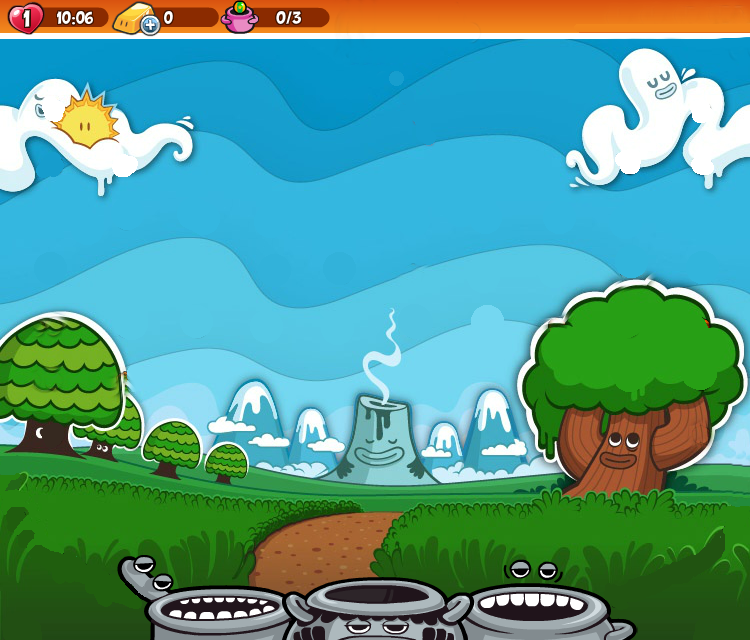

Tiled map render using the project's own tile images. Description and the map definition, with tile-layer contents summarised, below:
An orthogonal 75x64 tile map with 10x10 px tiles, 1 tile layer (Capa de Patrones 1), 1 hidden layer not drawn, 2 tilesets and 113 objects (46x PN, 34x CBC, 18x CF, 6x CBR, 4x CH, ...).

<map version="1.0" orientation="orthogonal" width="75" height="64" tilewidth="10" tileheight="10">
 <tileset firstgid="1" name="map" tilewidth="10" tileheight="10">
  <image source="map.png" trans="ff00ff" width="755" height="645" />
 </tileset>
 <tileset firstgid="4801" name="spritesheet" tilewidth="10" tileheight="10">
  <image source="spritesheet.png" trans="ff00ff" width="500" height="500" />
 </tileset>
 <layer name="Capa de Patrones 1" width="75" height="64">
  <data>[4800 cells, 4800 non-empty, 4800 distinct tile ids]</data>
 </layer>
 <layer name="Items" width="75" height="64" visible="0">
  <data>[4800 cells, 161 non-empty, 141 distinct tile ids]</data>
 </layer>
 <objectgroup name="Objects" width="75" height="64">
  <object type="CBC" x="371" y="120" rotation="0.736156">
   <polyline points="0,1 1,15 17,16 32,21 39,9 20,2 0,1" />
  </object>
  <object type="CBC" x="408" y="127" rotation="19.5346">
   <polyline points="0,1 1,15 17,16 32,21 39,9 20,2 0,1" />
  </object>
  <object type="CBC" x="441" y="147" rotation="41.027">
   <polyline points="0,1 1,15 17,16 32,21 39,9 20,2 0,1" />
  </object>
  <object type="CBC" x="465" y="178" rotation="68.1828">
   <polyline points="0,1 1,15 17,16 32,21 39,9 20,2 0,1" />
  </object>
  <object type="CBC" x="335" y="126" rotation="340.416">
   <polyline points="0,1 1,15 17,16 32,21 39,9 20,2 0,1" />
  </object>
  <object type="CBC" x="273" y="218" rotation="272.97">
   <polyline points="0,1 1,15 17,16 32,21 39,9 20,2 0,1" />
  </object>
  <object type="CBC" x="282" y="181" rotation="291.768">
   <polyline points="0,1 1,15 17,16 32,21 39,9 20,2 0,1" />
  </object>
  <object type="CBC" x="303" y="149" rotation="313.261">
   <polyline points="0,1 1,15 17,16 32,21 39,9 20,2 0,1" />
  </object>
  <object type="CF" x="289" y="216" rotation="89.9983">
   <polyline points="0,0 0,14 14,14 27,9 15,0 0,0" />
  </object>
  <object type="CF" x="472" y="216" rotation="89.9983">
   <polyline points="0,0 0,14 14,14 27,9 15,0 0,0" />
  </object>
  <object type="CBC" x="173" y="169" rotation="246.594">
   <polyline points="0,1 1,15 17,16 32,21 39,9 20,2 0,1" />
  </object>
  <object type="CBC" x="195" y="199" rotation="223.88">
   <polyline points="0,1 1,15 17,16 32,21 39,9 20,2 0,1" />
  </object>
  <object type="CBC" x="227" y="219" rotation="202.307">
   <polyline points="0,1 1,15 17,16 32,21 39,9 20,2 0,1" />
  </object>
  <object type="CF" x="229" y="202" rotation="-338.553">
   <polyline points="0,0 0,14 14,14 27,9 15,0 0,0" />
  </object>
  <object type="CF" x="188" y="321" rotation="-360.853">
   <polyline points="0,0 0,14 14,14 27,9 15,0 0,0" />
  </object>
  <object type="CBC" x="121" y="312" rotation="224.294">
   <polyline points="0,1 1,15 17,16 32,21 39,9 20,2 0,1" />
  </object>
  <object type="CBC" x="152" y="331" rotation="201.58">
   <polyline points="0,1 1,15 17,16 32,21 39,9 20,2 0,1" />
  </object>
  <object type="CBC" x="189" y="337" rotation="180.007">
   <polyline points="0,1 1,15 17,16 32,21 39,9 20,2 0,1" />
  </object>
  <object type="CF" x="98" y="279" rotation="-113.214">
   <polyline points="0,0 0,14 14,14 27,9 15,0 0,0" />
  </object>
  <object type="HN" x="374" y="244">
   <polyline points="0,0 43,1 134,6 130,14 25,20 0,21 0,1" />
  </object>
  <object type="CBR" x="251" y="305" rotation="90.1878">
   <polyline points="0,0 0,14 27,14 27,1 1,0" />
  </object>
  <object type="CBR" x="251" y="332" rotation="89.3385">
   <polyline points="0,0 0,14 27,14 27,1 1,0" />
  </object>
  <object type="CBR" x="251" y="360" rotation="90.1878">
   <polyline points="0,0 0,14 27,14 27,1 1,0" />
  </object>
  <object type="CBC" x="243" y="425" rotation="246.634">
   <polyline points="0,1 1,15 17,16 32,21 39,9 20,2 0,1" />
  </object>
  <object type="CBC" x="264" y="456" rotation="225.773">
   <polyline points="0,1 1,15 17,16 32,21 39,9 20,2 0,1" />
  </object>
  <object type="CBC" x="299" y="474" rotation="196.332">
   <polyline points="0,1 1,15 17,16 32,21 39,9 20,2 0,1" />
  </object>
  <object type="CBC" x="334" y="481" rotation="181.468">
   <polyline points="0,1 1,15 17,16 32,21 39,9 20,2 0,1" />
  </object>
  <object type="CBC" x="162" y="447" rotation="185.032">
   <polyline points="0,1 1,15 17,16 32,21 39,9 20,2 0,1" />
  </object>
  <object type="CF" x="189" y="430" rotation="-400.115">
   <polyline points="0,0 0,14 14,14 27,9 15,0 0,0" />
  </object>
  <object type="CBC" x="198" y="442" rotation="162.318">
   <polyline points="0,1 1,15 17,16 32,21 39,9 20,2 0,1" />
  </object>
  <object type="CF" x="124" y="435" rotation="-152.476">
   <polyline points="0,0 0,14 14,14 27,9 15,0 0,0" />
  </object>
  <object type="CBC" x="195" y="517" rotation="-69.7984">
   <polyline points="0,1 1,15 17,16 32,21 39,9 20,2 0,1" />
  </object>
  <object type="CF" x="210" y="517" rotation="-632.231">
   <polyline points="0,0 0,14 14,14 27,9 15,0 0,0" />
  </object>
  <object type="CF" x="217" y="484" rotation="-398.182">
   <polyline points="0,0 0,14 14,14 27,9 15,0 0,0" />
  </object>
  <object type="HN" x="374" y="266" rotation="180.421">
   <polyline points="0,0 43,1 134,6 130,14 25,20 0,21 0,1" />
  </object>
  <object type="CBR" x="510" y="306" rotation="90.1878">
   <polyline points="0,0 0,14 27,14 27,1 1,0" />
  </object>
  <object type="CBR" x="510" y="333" rotation="89.3385">
   <polyline points="0,0 0,14 27,14 27,1 1,0" />
  </object>
  <object type="CBR" x="510" y="361" rotation="90.1878">
   <polyline points="0,0 0,14 27,14 27,1 1,0" />
  </object>
  <object type="CBC" x="617" y="447" rotation="162.318">
   <polyline points="0,1 1,15 17,16 32,21 39,9 20,2 0,1" />
  </object>
  <object type="CF" x="543" y="440" rotation="-152.476">
   <polyline points="0,0 0,14 14,14 27,9 15,0 0,0" />
  </object>
  <object type="CBC" x="581" y="452" rotation="185.032">
   <polyline points="0,1 1,15 17,16 32,21 39,9 20,2 0,1" />
  </object>
  <object type="CF" x="607" y="435" rotation="-400.115">
   <polyline points="0,0 0,14 14,14 27,9 15,0 0,0" />
  </object>
  <object type="CBC" x="518" y="486" rotation="-311.033">
   <polyline points="0,1 1,15 17,16 32,21 39,9 20,2 0,1" />
  </object>
  <object type="CF" x="508" y="498" rotation="-862.104">
   <polyline points="0,0 0,14 14,14 27,9 15,0 0,0" />
  </object>
  <object type="CF" x="537" y="522" rotation="-628.055">
   <polyline points="0,0 0,14 14,14 27,9 15,0 0,0" />
  </object>
  <object type="CF" x="165" y="130" rotation="-90.5199">
   <polyline points="0,0 0,14 14,14 27,9 15,0 0,0" />
  </object>
  <object type="CF" x="564" y="128" rotation="-90.5199">
   <polyline points="0,0 0,14 14,14 27,9 15,0 0,0" />
  </object>
  <object type="CBC" x="580" y="127" rotation="447.042">
   <polyline points="0,1 1,15 17,16 32,21 39,9 20,2 0,1" />
  </object>
  <object type="CBC" x="575" y="164" rotation="468.435">
   <polyline points="0,1 1,15 17,16 32,21 39,9 20,2 0,1" />
  </object>
  <object type="CBC" x="555" y="199" rotation="498.073">
   <polyline points="0,1 1,15 17,16 32,21 39,9 20,2 0,1" />
  </object>
  <object type="CF" x="521" y="219" rotation="-197.539">
   <polyline points="0,0 0,14 14,14 27,9 15,0 0,0" />
  </object>
  <object type="CF" x="633" y="276" rotation="-59.481">
   <polyline points="0,0 0,14 14,14 27,9 15,0 0,0" />
  </object>
  <object type="CBC" x="649" y="281" rotation="474.619">
   <polyline points="0,1 1,15 17,16 32,21 39,9 20,2 0,1" />
  </object>
  </objectgroup>
</map>
<!-- 60 of 113 objects omitted -->